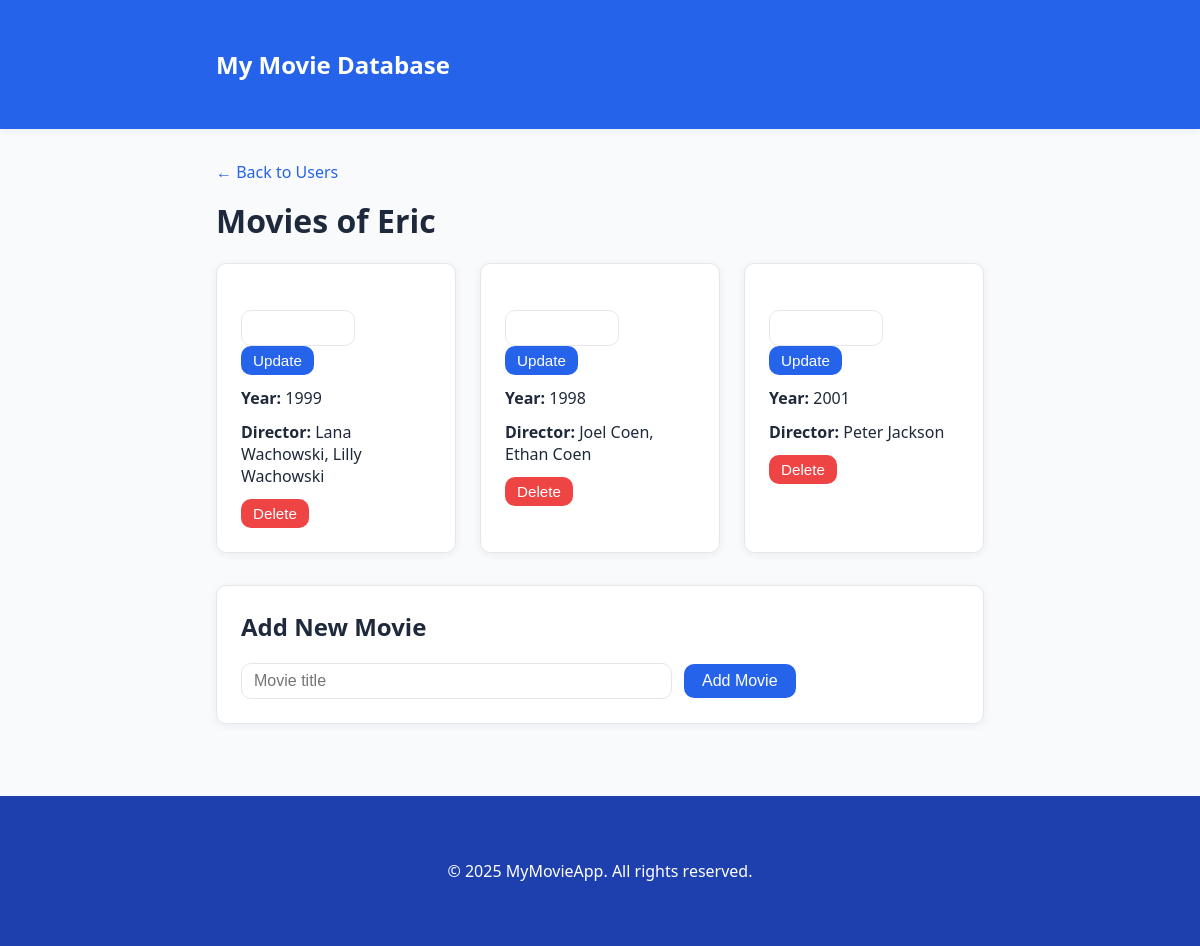
The app's page /users/1/movies with its own data.
### data_management/models.py (models this page shows, shortened)
class User(db.Model):
    __tablename__ = 'users'
    id = db.Column(db.Integer, primary_key=True)
    username = db.Column(db.String(100), nullable=False)

class Movie(db.Model):
    __tablename__ = 'movies'
    id = db.Column(db.Integer, primary_key=True)
    name = db.Column(db.String(200), nullable=False)
    director = db.Column(db.String(100), nullable=False)
    year = db.Column(db.Integer, nullable=False)
    poster_url = db.Column(db.String(300), nullable=True)
    user_id = db.Column(db.Integer, db.ForeignKey('users.id'), nullable=False)

### app.py (the view)
@app.route('/users/<int:user_id>/movies', methods=['GET'])
def list_movies(user_id: int) -> Any:
    try:
        movies = data_manager.get_movies(user_id)
        user = data_manager.get_user_by_id(user_id)
    except Exception as e:
        flash(f"Couldn't retrieve movies! Error: {e}")
        return redirect(url_for('index'))
    return render_template('movies.html', movies=movies, user=user)

### data_management/data_manager.py (called while the page is built)
    def get_user_by_id(self, user_id: int) -> Optional[User]:
        return User.query.get(user_id)

    def get_movies(self, user_id: int) -> List[Movie]:
        return Movie.query.filter_by(user_id=user_id).all()

### templates/movies.html (shortened to what this page needs)
{% extends "base.html" %}
{% block content %}
<a href="/" class="back-link">&larr; Back to Users</a>
<h1>Movies of {{ user.username }}</h1>
{% if movies %}
<div class="card-list">
    {% for movie in movies %}
    <div class=" card">
        <form action="{{ url_for('update_movie', movie_id=movie.id, user_id=user.id) }}" method="post"
            class="inline-form">
            <input type="text" name="title" value="{{ movie.title }}" required>
            <button type="submit" class="btn btn-small">Update</button>
        </form>
        <div><strong>Year:</strong> {{ movie.year }}</div>
        <div><strong>Director:</strong> {{ movie.director }}</div>
        <form action="{{ url_for('delete_movie', movie_id=movie.id, user_id=user.id) }}" method="post"
            class="inline-form">
            <button type="submit" class="btn btn-small btn-danger"
                onclick="return confirm('Delete this movie?');">Delete</button>
        </form>
    </div>
    {% endfor %}
</div>
{% else %}
<p>No movies found for this user.</p>
{% endif %}
<div class="form-section">
    <h2>Add New Movie</h2>
    <form action="{{ url_for('add_movie', user_id = user.id)}}" method="post">
        <input type="text" name="title" placeholder="Movie title" required>
        <button type="submit" class="btn">Add Movie</button>
    </form>
</div>
{% endblock %}

### static/style.css (style rules this page uses)
:root { --primary: #2563eb; --primary-dark: #1e40af; --danger: #ef4444; --bg: #f8fafc; --card-bg: #fff; --border: #e5e7eb; --text: #1e293b; --radius: 10px; --shadow: 0 2px 8px rgba(30, 41, 59, 0.06); }
* { box-sizing: border-box; }
body { font-family: 'Segoe UI', 'Roboto', Arial, sans-serif; background: var(--bg); color: var(--text); margin: 0; padding: 0; }
h1, h2 { margin-top: 0; }
.card-list { display: flex; flex-wrap: wrap; gap: 24px; margin-bottom: 32px; }
.card { background: var(--card-bg); border: 1px solid var(--border); border-radius: var(--radius); box-shadow: var(--shadow); padding: 24px; min-width: 220px; flex: 1 1 220px; display: flex; flex-direction: column; align-items: flex-start; gap: 12px; }
.form-section { background: var(--card-bg); border: 1px solid var(--border); border-radius: var(--radius); box-shadow: var(--shadow); padding: 24px; margin-top: 32px; }
input[type="text"] { padding: 8px 12px; border: 1px solid var(--border); border-radius: var(--radius); font-size: 1rem; margin-right: 8px; width: 60%; }
.btn { background: var(--primary); color: #fff; border: none; border-radius: var(--radius); padding: 8px 18px; font-size: 1rem; cursor: pointer; transition: background 0.2s; text-decoration: none; display: inline-block; }
.btn-danger { background: var(--danger); }
.btn-small { padding: 6px 12px; font-size: 0.95rem; }
.inline-form { display: inline; }
.back-link { display: inline-block; margin-bottom: 16px; color: var(--primary); text-decoration: none; font-size: 1rem; }

### records on screen
User: username "Eric"
Movie: year "1999", director "Lana Wachowski, Lilly Wachowski"
Movie: year "1998", director "Joel Coen, Ethan Coen"
Movie: year "2001", director "Peter Jackson"
